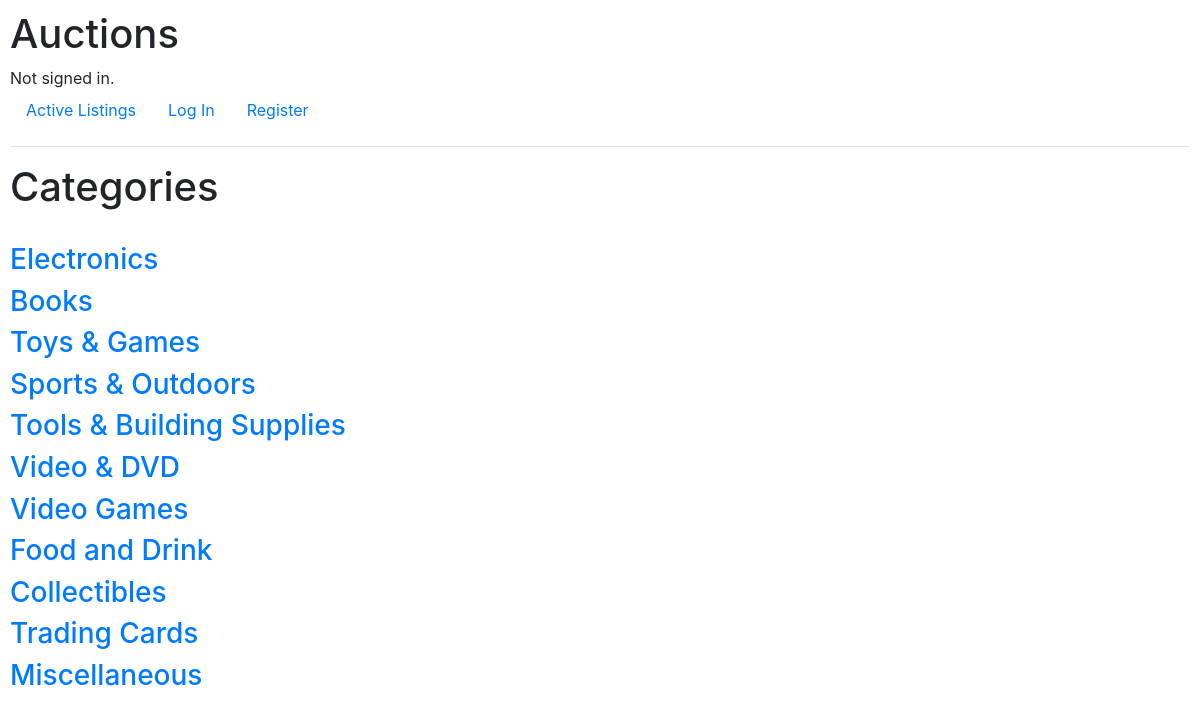
The page /categories on the database its author committed.
### auctions/models.py (models this page shows, shortened)
class Category(models.Model):
    name = models.CharField(max_length=32)

### auctions/views.py (the view)
# urls.py: path("categories", views.categories, name="categories")
def categories(request):
    categories = Category.objects.all()
    return render(request, "auctions/categories.html", {
        "categories": categories,
    })

### auctions/templates/auctions/categories.html
{% extends "auctions/layout.html" %}
{% block body %}
    <h1>Categories</h1>
    <br>
    {% for category in categories %}
        <a href="{% url 'category' category.id %}"><h3>{{ category.name }}</h3>
    {% endfor %}
{% endblock %}

### auctions/static/auctions/styles.css (style rules this page uses)
body { padding: 10px; }

### rows shown on the page
Category: name "Electronics"
Category: name "Books"
Category: name "Toys & Games"
Category: name "Sports & Outdoors"
Category: name "Tools & Building Supplies"
Category: name "Video & DVD"
Category: name "Video Games"
Category: name "Food and Drink"
Category: name "Collectibles"
Category: name "Trading Cards"
Category: name "Miscellaneous"
